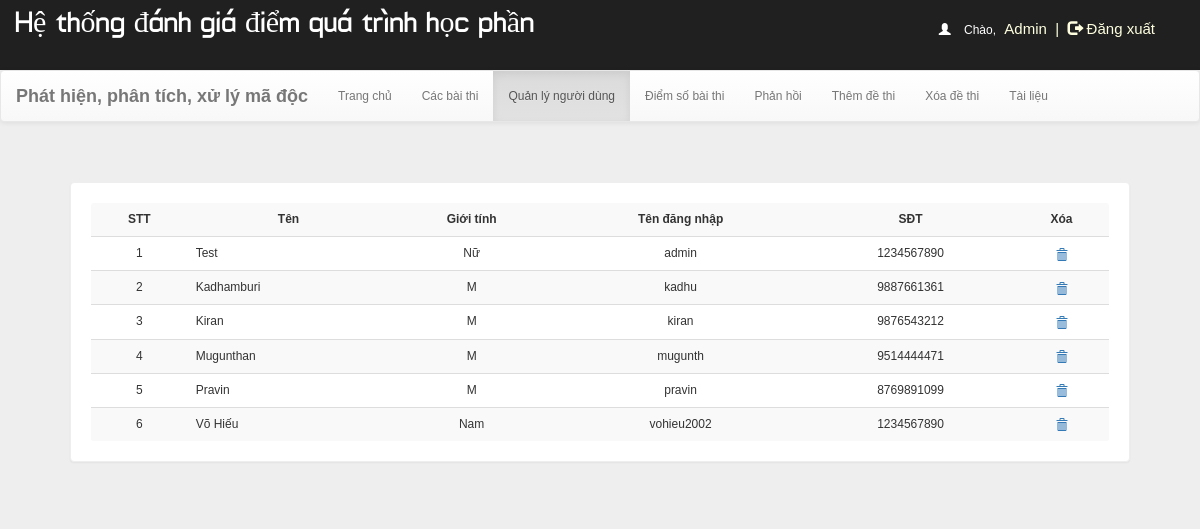
Page /dash.php?q=1 (signed in) on the committed database.
### tables this page shows
CREATE TABLE `user` (
  `id` int(100) NOT NULL,
  `name` varchar(50) NOT NULL,
  `gender` varchar(5) NOT NULL,
  `username` varchar(50) NOT NULL,
  `phno` char(10) NOT NULL,
  `password` varchar(50) NOT NULL
);

### dash.php (the view, shortened to what this page needs)
 <!DOCTYPE html PUBLIC "-//W3C//DTD XHTML 1.0 Transitional//EN" "http://www.w3.org/TR/xhtml1/DTD/xhtml1-transitional.dtd">
<html xmlns="http://www.w3.org/1999/xhtml">
<head>
    <link  rel="stylesheet" href="css/bootstrap.min.css"/>
    <link  rel="stylesheet" href="css/bootstrap-theme.min.css"/>
    <link rel="stylesheet" href="css/main.css">
    <link  rel="stylesheet" href="css/font.css">
   </head>
   <body  style="background:#eee;">
    <body  style="background:#eee;">
        <div class="header">
            <div class="row">
                <div class="col-lg-6">
                    <span class="logo">Hệ thống đánh giá điểm quá trình học phần</span>
                </div>
                <?php
                    include_once 'dbConnection.php';
                    if (!(isset($_SESSION['username']))  || ($_SESSION['key']) != '54585c506829293a2d4c3b68543b316e2e7a2d277858545a36362e5f39') {
                        session_destroy();
                        header("location:index.php");
                    } else {
                        $name     = $_SESSION['name'];
                        echo '<span class="pull-right top title1" ><span style="color:white"><span class="glyphicon glyphicon-user" aria-hidden="true"></span>&nbsp;&nbsp;&nbsp;&nbsp;Chào,</span> <span class="log log1" style="color:lightyellow">' . $name . '&nbsp;&nbsp;|&nbsp;&nbsp;<a href="logout.php?q=account.php" style="color:lightyellow"><span class="glyphicon glyphicon-log-out" aria-hidden="true"></span>&nbsp;Đăng xuất</button></a></span>';
                    }
                    ?>
                </div>
            </div>
                <nav class="navbar navbar-default title1">
                  <div class="container-fluid">
                    <div class="navbar-header">
                    <a class="navbar-brand" href="dash.php?q=0"><b>Phát hiện, phân tích, xử lý mã độc</b></a>
                </div>
                <div class="collapse navbar-collapse" id="bs-example-navbar-collapse-1">
                    <ul class="nav navbar-nav">
                        <li <?php
                        if (@$_GET['q'] == 0)
                            echo 'class="active"';
                            ?>><a href="dash.php?q=0">Trang chủ<span class="sr-only"></span></a>
                        </li>
                    <li <?php
                    if (@$_GET['q'] == 7)
                        echo 'class="active"';
                    ?>><a href="dash.php?q=7">Các bài thi<span class="sr-only"></span></a></li>
                    <li <?php
                    if (@$_GET['q'] == 1)
                        echo 'class="active"';
                    ?>><a href="dash.php?q=1">Quản lý người dùng</a></li>
                    <li <?php
                    if (@$_GET['q'] == 2)
                        echo 'class="active"';
                    ?>><a href="dash.php?q=2">Điểm số bài thi</a></li>
                    <li <?php
                    if (@$_GET['q'] == 3)
                        echo 'class="active"';
                    ?>><a href="dash.php?q=3">Phản hồi</a></li>
                    <li <?php
                    if (@$_GET['q'] == 4)
                        echo 'class="active"';
                    ?>><a href="dash.php?q=4">Thêm đề thi</a></li>
                    <li <?php
                    if (@$_GET['q'] == 5)
                        echo 'class="active"';
                    ?>><a href="dash.php?q=5">Xóa đề thi</a></li>
                    <li <?php
                    if (@$_GET['q'] == 6)
                        echo 'class="active"';
                    ?>><a href="dash.php?q=6">Tài liệu</a></li>
                </ul>
            </div>
        </div>
    </nav>
    <div class="container">
        <div class="row">
            <div class="col-md-12">
                <?php
                if (@$_GET['q'] == 1) {
                    $result = mysqli_query($con, "SELECT * FROM user") or die('Error');
                    echo '<div class="panel"><table class="table table-striped title1">
                    <tr style="text-align:center">
                        <td style="vertical-align:middle"><b>STT</b></td>
                        <td style="vertical-align:middle"><b>Tên</b></td>
                        <td style="vertical-align:middle"><b>Giới tính</b></td>
                        <td style="vertical-align:middle"><b>Tên đăng nhập</b></td>
                        <td style="vertical-align:middle"><b>SĐT</b></td>
                        <td style="vertical-align:middle"><b>Xóa</b></td></tr>';
                    $c = 1;
                    while ($row = mysqli_fetch_array($result)) {
                        $name      = $row['name'];
                        $phno      = $row['phno'];
                        $gender    = $row['gender'];
                        $username1 = $row['username'];
                        echo '<tr>
                            <td style="vertical-align:middle; text-align:center">' . $c++ . '</td>
                            <td style="vertical-align:middle">' . $name . '</td>
                            <td style="vertical-align:middle; text-align:center">' . $gender . '</td>
                            <td style="vertical-align:middle; text-align:center">' . $username1 . '</td>
                            <td style="vertical-align:middle; text-align:center">' . $phno . '</td>
                        <td style="vertical-align:middle; text-align:center"><a title="Xóa tài khoản" href="update.php?dusername=' . $username1 . '"><b><span class="glyphicon glyphicon-trash" aria-hidden="true"></span></b></a></td></tr>';
                    }
                    echo '</table></div>';
                }
                ?>
            </div>
        </div>
    </div>
    </body>
    </html>

### css/main.css (style rules this page uses)
body { overflow-x:hidden;width:100%;font: 12px "Century Gothic", "Times Roman", sans-serif;background:#eee;min-height:550px;background-attachment:fixed; }
.panel { border-color:#eee;margin:40px;padding:20px;font: 15px "Century Gothic", "Times Roman", sans-serif; }
.header { background:#202020;height:70px; }
.logo { font-family:'typo';font-size: 30px;color:#ffffff;margin:15px; }
.title1 { font: 12px "Century Gothic", "Times Roman", sans-serif; }
.top { margin-top:20px; }
.log1 { font: 15px 'Ubuntu', sans-serif;color:#0000ff;margin-left:10px; }
.log { margin:10px;margin-right:60px;margin-left:5px;color:#ffffb3;text-decoration:none;font-size:20px;font-size:15px; }

### rows in the picture
user: name "Test", gender "Nữ", username "admin", phno "1234567890"
user: name "Kadhamburi", gender "M", username "kadhu", phno "9887661361"
user: name "Kiran", gender "M", username "kiran", phno "9876543212"
user: name "Mugunthan", gender "M", username "mugunth", phno "9514444471"
user: name "Pravin", gender "M", username "pravin", phno "8769891099"
user: name "Võ Hiếu", gender "Nam", username "vohieu2002", phno "1234567890"

### other values in the picture
$name "Admin"
